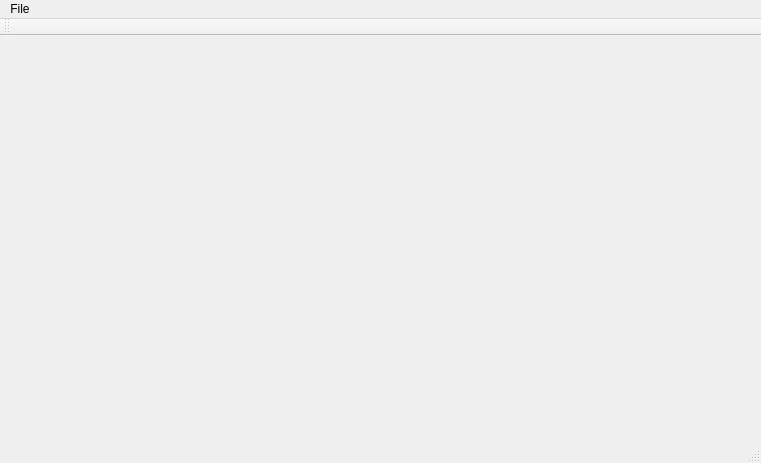
<?xml version="1.0" encoding="UTF-8"?>
<ui version="4.0">
 <class>MainWindow</class>
 <widget class="QMainWindow" name="MainWindow">
  <property name="geometry">
   <rect>
    <x>0</x>
    <y>0</y>
    <width>761</width>
    <height>463</height>
   </rect>
  </property>
  <property name="windowTitle">
   <string>MainWindow</string>
  </property>
  <widget class="CGLWidget" name="centralWidget"/>
  <widget class="QMenuBar" name="menuBar">
   <property name="geometry">
    <rect>
     <x>0</x>
     <y>0</y>
     <width>761</width>
     <height>21</height>
    </rect>
   </property>
   <widget class="QMenu" name="menuFile">
    <property name="title">
     <string>File</string>
    </property>
    <addaction name="actionOpen"/>
   </widget>
   <addaction name="menuFile"/>
  </widget>
  <widget class="QToolBar" name="mainToolBar">
   <attribute name="toolBarArea">
    <enum>TopToolBarArea</enum>
   </attribute>
   <attribute name="toolBarBreak">
    <bool>false</bool>
   </attribute>
  </widget>
  <widget class="QStatusBar" name="statusBar"/>
  <action name="actionOpen">
   <property name="text">
    <string>Open</string>
   </property>
   <property name="shortcut">
    <string>Ctrl+O</string>
   </property>
  </action>
 </widget>
 <layoutdefault spacing="6" margin="11"/>
 <customwidgets>
  <customwidget>
   <class>CGLWidget</class>
   <extends>QWidget</extends>
   <header>cglwidget.h</header>
   <container>1</container>
  </customwidget>
 </customwidgets>
 <resources/>
 <connections/>
</ui>
